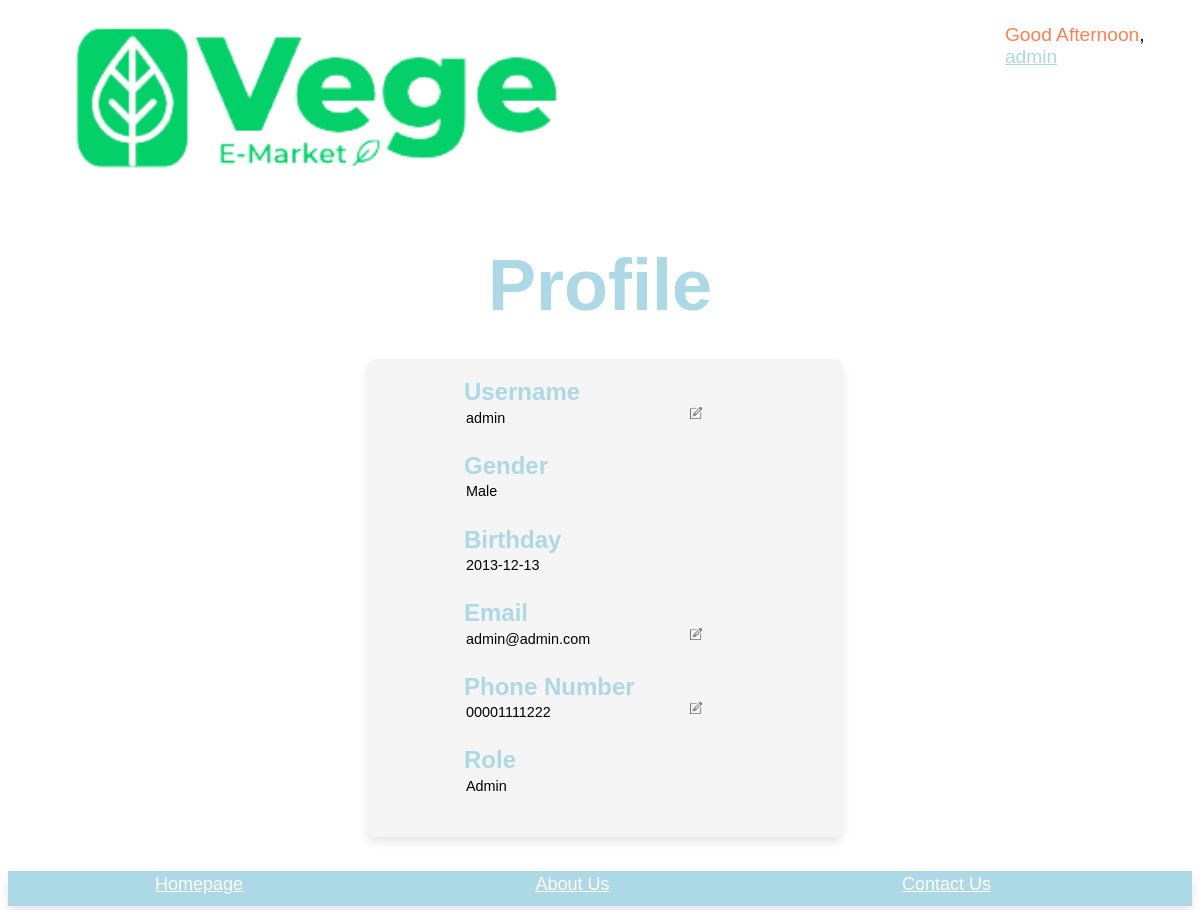
The app's page /public/profile.php (signed in), older data.
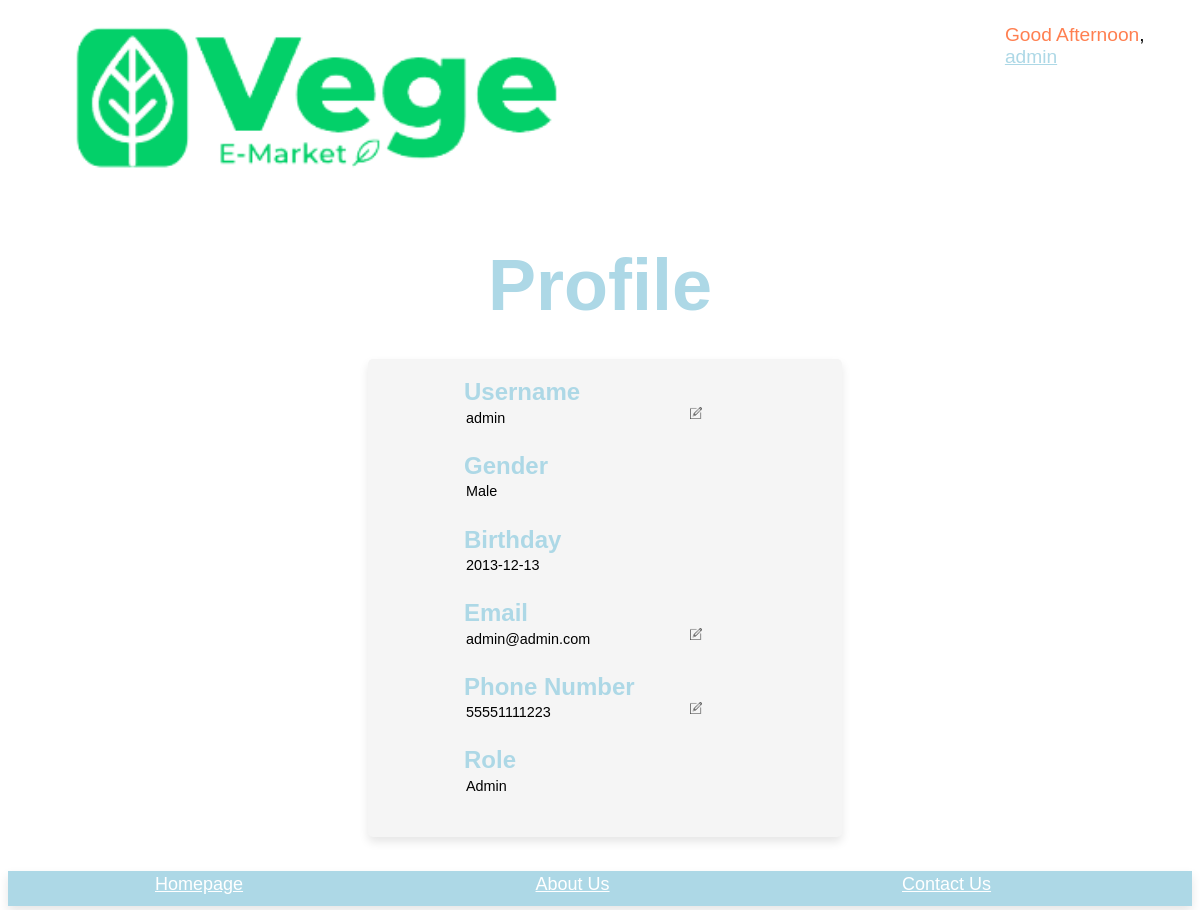
The same page, newer data.
### tables this page shows
CREATE TABLE IF NOT EXISTS `user` (
  `userID` varchar(100) NOT NULL,
  `username` varchar(100) NOT NULL,
  `gender` varchar(10) NOT NULL,
  `email` varchar(100) NOT NULL,
  `phone` varchar(100) NOT NULL,
  `birthday` date NOT NULL,
  `password` varchar(100) NOT NULL,
  `AccStatus` varchar(100) NOT NULL,
  `role` varchar(10) NOT NULL,
  `Profile_Pic` varchar(255) NOT NULL,
  PRIMARY KEY (`userID`)
);

### modules/config.php (called while the page is built, shortened)
<?php
    if (isset($_SESSION['role'])){
        $role=$_SESSION['role'];
        $userID=$_SESSION['userID'];
    }else{
        $role='';
    }
?>

### public/profile.php (the view, shortened to what this page needs)
<?php
    require '../modules/config.php';
    if($role == 'student'){
        include '../includes/student_header.php';
    } elseif($role == 'premium'){
        include '../includes/student_header.php';
    } else {
        include '../includes/header.php';
     }
    $read_sql = "SELECT * FROM user WHERE userID='$userID'";
    $user_info=mysqli_fetch_array(mysqli_query($conn, $read_sql));
?>
<!DOCTYPE html>
<html lang="en">
<head>
    <link rel="stylesheet" href="../styles/title.css">
</head>
<body>
    <br>
    <h1 id="title">Profile</h1>
    <div class="container">
        <br>
        <form class="profile" method="post">
            <label for="username"><h2>Username</h2></label>
            <div class="input-container">
                <input type="text" name="username" id="username" value="<?php echo $user_info['username']; ?>" readonly required>
                <button title="Click me to edit" class="edit" id="editbutton" onclick="edit('username')"><img src="../images/edit.png" alt="Edit" width="100%"></button>
            </div>
            <label for="gender"><h2>Gender</h2></label>
            <div class="input-container">
                <input type="text" name="gender" id="gender" value="<?php echo ucfirst($user_info['gender']); ?>" readonly>
            </div>
            <label for="birthday"><h2>Birthday</h2></label>
            <div class="input-container">
                <input type="text" id="birthday" name="dob" value="<?php echo $user_info['birthday']; ?>" readonly>
            </div>
            <label for="email"><h2>Email</h2></label>
            <div class="input-container">
                <input type="email" id="email" name="email" pattern="[a-z0-9._%+\-]+@[a-z0-9.\-]+\.[a-z]{2,}$" value="<?php echo $user_info['email']; ?>" readonly required>
                <button title="Click me to edit" class="edit" id="editbutton" onclick="edit('email')"><img src="../images/edit.png" alt="Edit" width="100%"></button>
            </div>
            <label for="phone"><h2>Phone Number</h2></label>
            <div class="input-container">
                <input type="tel" id="phone" name="phone" pattern="[0-9]{11,12}" value="<?php echo $user_info['phone']; ?>" readonly required>
                <button title="Click me to edit" class="edit" id="editbutton" onclick="edit('phone')"><img src="../images/edit.png" alt="Edit" width="100%"></button>
            </div>
            <label for="role"><h2>Role</h2></label>
            <div class="input-container">
                <input type="text" id="role" name="role" value="<?php echo ucfirst($user_info['role']); ?>" readonly>
            </div>
            <br>
        </form>
    </div><br>
</body>
</html>
<?php include '../includes/footer.php'; ?>

Row changes from the older to the newer data that the page shows:
changed user "admin": phone "00001111222" → "55551111223"
